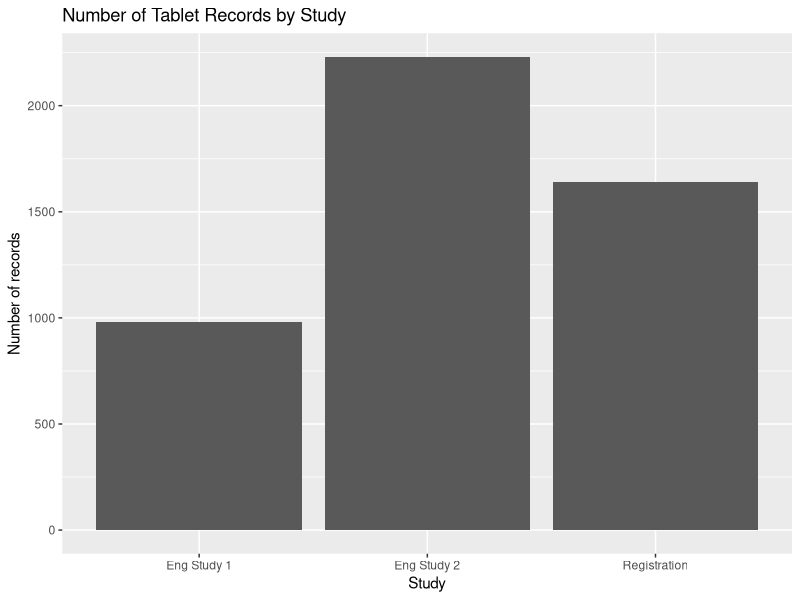
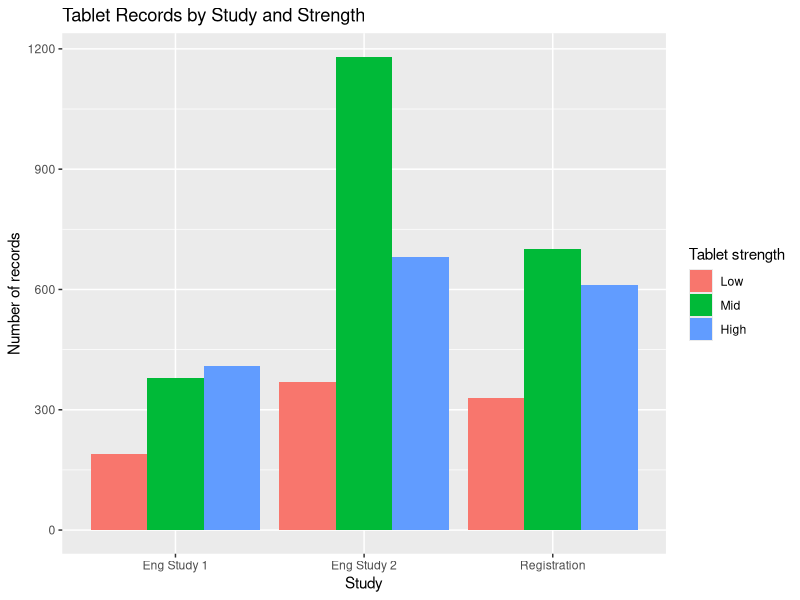
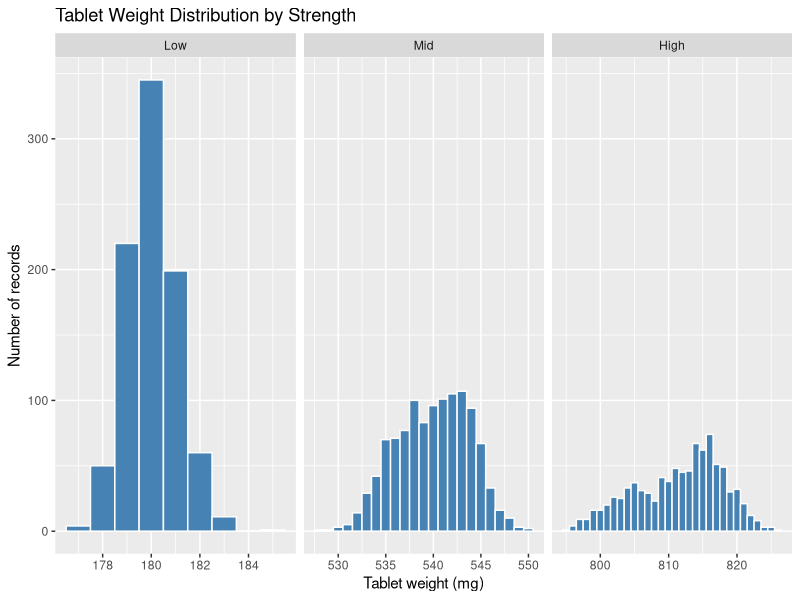
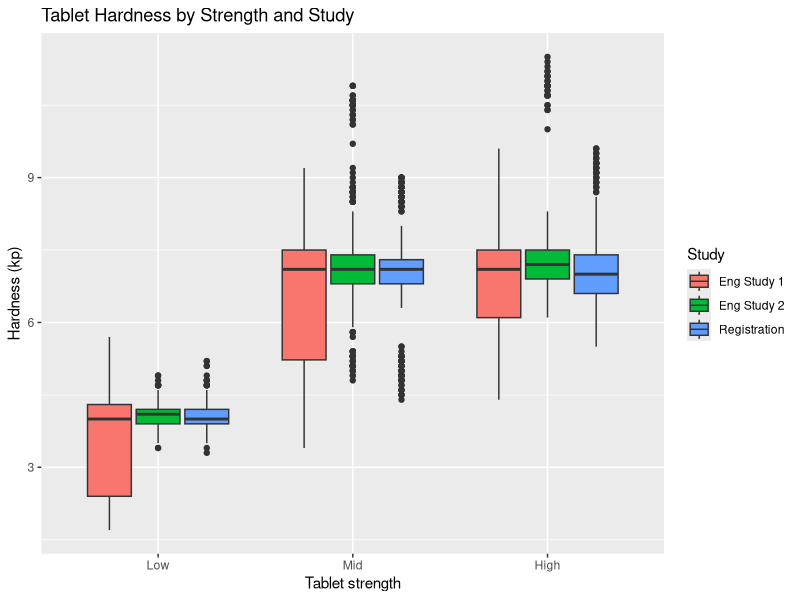
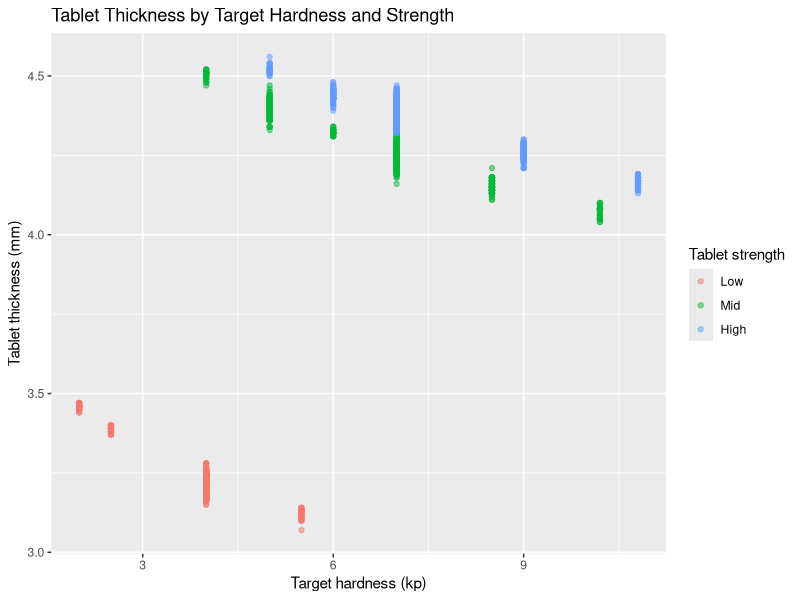
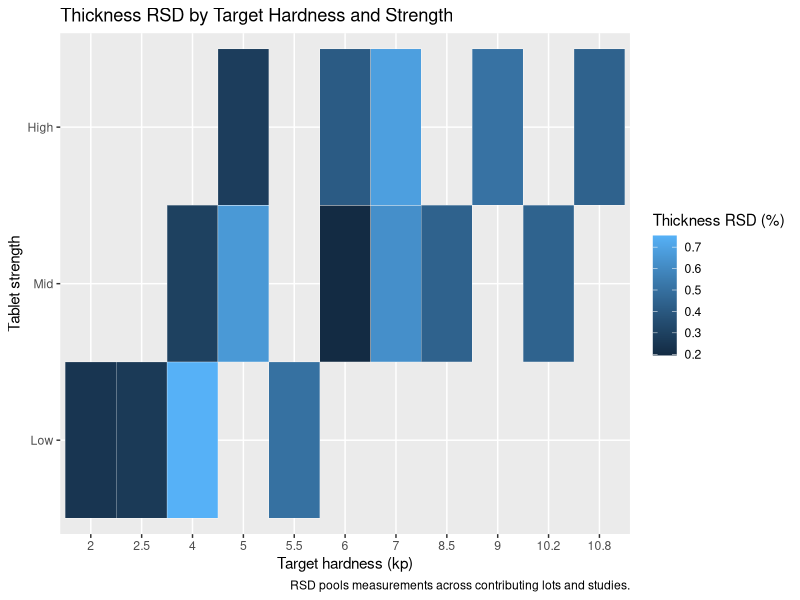

Source code (R) for these figures, in order:
# ST 558 Project 2
# Explore deidentified tablet manufacturing data.

# Load packages for reading, summarizing, and plotting data.
library(readxl)
library(dplyr)
library(ggplot2)

# Read the main data worksheet.
tablet_data <- read_excel("data/tablet_ipc_deidentified.xlsx", sheet = "data")

# R has recognized the compression dates, but it has included a time component. These records only need the calendar date, so I convert
# this column to Date. This keeps it suitable for sorting and plotting.
tablet_data$compression_date <- as.Date(tablet_data$compression_date)

# I now check that the conversion worked and review the earliest and latest dates. The na.rm argument leaves missing dates out of this
# range calculation. I also confirm how many dates are still missing.
class(tablet_data$compression_date)
range(tablet_data$compression_date, na.rm = TRUE)
sum(is.na(tablet_data$compression_date))

# The routine registration records are missing target hardness values in the workbook, but their intended targets were preset based on manufacturing
# instructions: 4 kp for Low strength and 7 kp for both Mid and High strengths. I first retain any target that is already recorded. For registration
# records with a missing target, I then assign the preset value for that strength. These values describe the intended settings, rather
# than the hardness actually measured on the tablets.
tablet_data <- tablet_data |>
  mutate(
    target_hardness_kp = ifelse(
      study == "Registration" & is.na(target_hardness_kp),
      ifelse(strength == "Low", 4, 7),
      target_hardness_kp
    )
  )

# I confirm that no target hardness values remain missing.
sum(is.na(tablet_data$target_hardness_kp))

# The tablet number identifies a tablet within each sample. I store it as character to make its role as an identifier clear.
tablet_data <- tablet_data |>
  mutate(tablet_no = as.character(tablet_no))

# I check that the tablet number is now stored as character.
class(tablet_data$tablet_no)

# Check the number of rows and columns.
dim(tablet_data)

# Display the column names.
names(tablet_data)

# The number of rows and columns matches what I expected. Before making tables and graphs, I want to see how R has read each column.
# For example, weight should be stored as numbers, while strength contains labels such as Low, Mid, and High. The output below shows
# each column's data type and a few values so I can check this.
str(tablet_data)

# I also want to know where measurements are missing. R represents missing values as NA, and this command counts them in each column.
# The is.na() part identifies missing values, and colSums() adds up those results separately for each column.These counts will help me 
# plan the summaries and graphs. A row without a hardness measurement may still have a weight measurement, so I will consider missing 
# values separately for each analysis.
colSums(is.na(tablet_data))

# I want the strengths to appear in the order Low, Mid, High in my tables and graphs. I store strength as a factor, which tells R
# that these labels represent categories, and specify their order.
tablet_data <- tablet_data |>
  mutate(strength = factor(strength, levels = c("Low", "Mid", "High")))

# With the categories arranged, I begin by counting the records for each strength. This gives me a first look at how the data are
# distributed across strengths. I save the table so I can use it again later, then display it in the Console.
strength_counts <- table(tablet_data$strength)
strength_counts

# The strength counts describe the dataset overall. I now want to see how those records are distributed across the three studies.
# This table places studies in the rows and strengths in the columns. Each cell counts the records for one study and strength combination.
study_strength_counts <- table(tablet_data$study, tablet_data$strength)

# I display the table to check which combinations are represented and how much data are available for each combination.
study_strength_counts

# Now that I know how the records are distributed, I begin looking at the measurements themselves. The strengths have different
# intended tablet weights, so I summarize weight separately for Low, Mid, and High strengths. For each strength, I count the 
# available weight measurements and calculate their mean, median, and standard deviation. Setting na.rm = TRUE leaves 
# missing weights out of each calculation.
weight_summary <- tablet_data |>
  group_by(strength) |>
  summarize(
    n_weight = sum(!is.na(weight_mg)),
    mean_mg = mean(weight_mg, na.rm = TRUE),
    median_mg = median(weight_mg, na.rm = TRUE),
    sd_mg = sd(weight_mg, na.rm = TRUE)
  )

# I display the results to examine the typical weight and the amount of variation within each strength. All weight summaries
# are expressed in milligrams.
weight_summary

# I now summarize tablet hardness, which measures the force needed to break a tablet and is expressed here in kiloponds (kp).
# For each strength, I count the available hardness measurements and calculate their mean, median, and standard deviation.
# These summaries combine the studies and conditions within each strength. Later tables and graphs will help me explore how
# hardness differs across those manufacturing conditions.
hardness_summary <- tablet_data |>
  group_by(strength) |>
  summarize(
    n_hardness = sum(!is.na(hardness_kp)),
    mean_kp = mean(hardness_kp, na.rm = TRUE),
    median_kp = median(hardness_kp, na.rm = TRUE),
    sd_kp = sd(hardness_kp, na.rm = TRUE)
  )

# I display the summary to examine the typical hardness and its variability within each strength.
hardness_summary

# The final measurement I summarize is tablet thickness, expressed in millimeters. Looking at thickness within each strength helps
# me describe the typical tablet dimensions and their variability. As with weight and hardness, I count the available measurements
# and calculate the mean, median, and standard deviation using the recorded thickness values.
thickness_summary <- tablet_data |>
  group_by(strength) |>
  summarize(
    n_thickness = sum(!is.na(thickness_mm)),
    mean_mm = mean(thickness_mm, na.rm = TRUE),
    median_mm = median(thickness_mm, na.rm = TRUE),
    sd_mm = sd(thickness_mm, na.rm = TRUE)
  )

# I display the results to complete the initial numerical summaries of weight, hardness, and thickness by strength.
thickness_summary

# My first graph shows how many tablet-level records come from each study. This gives a visual overview of the dataset before
# I explore the individual tablet measurements. I place study on the horizontal axis. The bar layer counts the
# records in each study automatically, and I add a title and axis labels to explain what the graph shows.
study_barplot <- ggplot(
  data = tablet_data,
  aes(x = study)
) +
  geom_bar() +
  labs(
    title = "Number of Tablet Records by Study",
    x = "Study",
    y = "Number of records"
  )

# I display the saved plot in RStudio's Plots pane.
study_barplot

# Next, I break each study's record count down by tablet strength.Showing the strengths side by side lets me compare how many
# records are available for Low, Mid, and High within each study.Mapping strength to fill gives each strength a different color.
# The dodge position places those colored bars beside one another.
study_strength_barplot <- ggplot(
  data = tablet_data,
  aes(x = study, fill = strength)
) +
  geom_bar(position = "dodge") +
  labs(
    title = "Tablet Records by Study and Strength",
    x = "Study",
    y = "Number of records"
  ) +
  scale_fill_discrete("Tablet strength")

# I display the plot to compare the study and strength combinations.
study_strength_barplot

# I now explore the distribution of tablet weight within each strength. A histogram groups weights into intervals and shows
# how many records fall within each interval.I use intervals that are 1 mg wide and create a separate panel
# for each strength. Each panel has its own horizontal range so the weight distribution for that strength is easy to examine.
weight_histogram <- ggplot(
  data = tablet_data,
  aes(x = weight_mg)
) +
  geom_histogram(
    binwidth = 1,
    center = 0,
    fill = "steelblue",
    color = "white",
    na.rm = TRUE
  ) +
  facet_wrap(~ strength, scales = "free_x") +
  labs(
    title = "Tablet Weight Distribution by Strength",
    x = "Tablet weight (mg)",
    y = "Number of records"
  )

# I display the three distributions together. When comparing their spread, I check the horizontal-axis values because the panels
# use different weight ranges.
weight_histogram

# Next, I compare the hardness distributions across studies within each strength. Box plots help me examine the typical hardness,
# the spread of the measurements, and unusually high or low values. I place strength on the horizontal axis and hardness on the
# vertical axis. Coloring the boxes by study lets me compare the three studies within each strength.
hardness_boxplot <- ggplot(
  data = tablet_data,
  aes(x = strength, y = hardness_kp, fill = study)
) +
  geom_boxplot(na.rm = TRUE) +
  labs(
    title = "Tablet Hardness by Strength and Study",
    x = "Tablet strength",
    y = "Hardness (kp)"
  ) +
  scale_fill_discrete("Study")

# I display the plot, keeping in mind that the engineering studies include experiments with different intended hardness settings.
hardness_boxplot

# I explore how tablet thickness varies with the target hardness setting for each strength. Target hardness describes the intended
# setting for the lot, while thickness is measured on each tablet. Each point represents a record with both values available.
# Coloring by strength helps me distinguish the three groups.
target_thickness_scatterplot <- ggplot(
  data = tablet_data,
  aes(
    x = target_hardness_kp,
    y = thickness_mm,
    color = strength
  )
) +
  geom_point(alpha = 0.5, na.rm = TRUE) +
  labs(
    title = "Tablet Thickness by Target Hardness and Strength",
    x = "Target hardness (kp)",
    y = "Tablet thickness (mm)",
    color = "Tablet strength"
  )

# I display the plot to examine thickness across the target settings.
target_thickness_scatterplot

# I compare relative thickness variability across target hardness settings and strengths. For each combination, I calculate the
# number of thickness readings, their mean, and standard deviation. I then express the standard deviation as a percentage of the mean.
thickness_rsd_data <- tablet_data |>
  filter(!is.na(thickness_mm)) |>
  group_by(strength, target_hardness_kp) |>
  summarize(
    n_thickness = n(),
    mean_mm = mean(thickness_mm),
    sd_mm = sd(thickness_mm),
    .groups = "drop"
  ) |>
  mutate(
    rsd_percent = 100 * sd_mm / mean_mm
  )

# Each heatmap cell shows thickness RSD for one target hardness and strength combination. Higher values indicate greater 
# thickness variation relative to the mean thickness.
thickness_rsd_heatmap <- ggplot(
  data = thickness_rsd_data,
  aes(
    x = factor(target_hardness_kp),
    y = strength,
    fill = rsd_percent
  )
) +
  geom_tile(color = "white") +
  labs(
    title = "Thickness RSD by Target Hardness and Strength",
    x = "Target hardness (kp)",
    y = "Tablet strength",
    fill = "Thickness RSD (%)",
    caption = "RSD pools measurements across contributing lots and studies."
  )

# I display the heatmap to compare relative thickness variability.
thickness_rsd_heatmap
